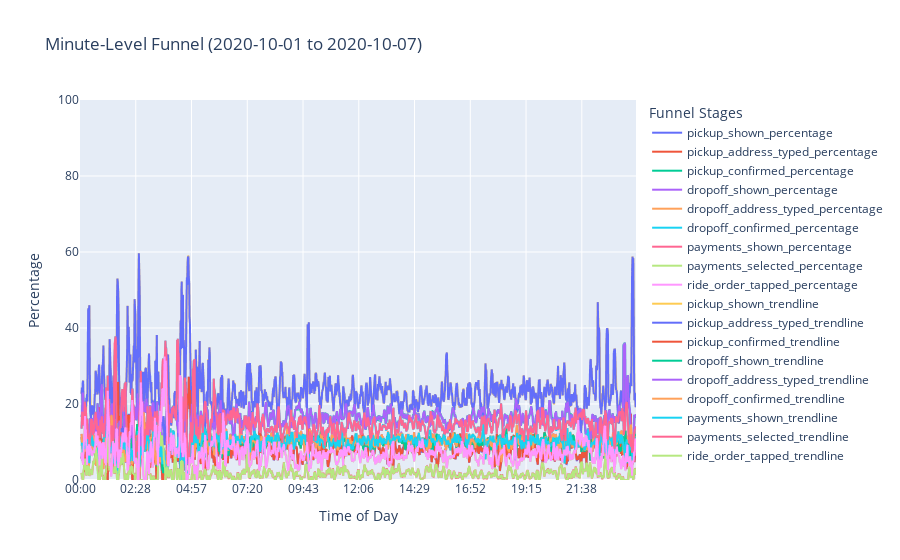

Notebook cell for this chart:
### Markdown cell above
#### MINUTE-LEVEL FUNNEL

### Code cell
# Convert 'timestamp' to datetime
df['timestamp'] = pd.to_datetime(df['timestamp'])

# Define your funnel stages
funnel_stages = {
    "pickup_shown": "pickup_shown",
    "pickup_address_typed": "pickup_address_typed",
    "pickup_confirmed": "pickup_confirmed",
    "dropoff_shown": "dropoff_shown",
    "dropoff_address_typed": "dropoff_address_typed",
    "dropoff_confirmed": "dropoff_confirmed",
    "payments_shown": "payments_shown",
    "payments_selected": "payments_selected",
    "ride_order_tapped": "ride_order_tapped"
}

# Define the date range
start_date = pd.Timestamp('2020-10-01')
end_date = pd.Timestamp('2020-10-07')

# Filter the data for the specified date range
filtered_df = df[(df['timestamp'] >= start_date) & (df['timestamp'] <= end_date)]

# Create a pivot table to count events for each stage and minute of the day
pivot_df = pd.pivot_table(filtered_df, index=filtered_df['timestamp'].dt.strftime('%H:%M'), columns=filtered_df['event_name'], values='device_id', aggfunc='nunique', fill_value=0)

# Calculate the total devices for each minute of the day
pivot_df['total_devices'] = pivot_df[funnel_stages.values()].sum(axis=1)

# Calculate the percentages for each stage in each minute of the day
for stage in funnel_stages:
    pivot_df[f'{stage}_percentage'] = (pivot_df[stage] / pivot_df['total_devices']) * 100

# Apply a smoothing technique (e.g., 5-minute moving average) to reduce noise
pivot_df_smoothed = pivot_df.rolling(window=5).mean()

# Create an interactive plot with smoothed data
fig = px.line(pivot_df_smoothed, x=pivot_df_smoothed.index, y=[f'{stage}_percentage' for stage in funnel_stages.keys()], title="Minute-Level Funnel (2020-10-01 to 2020-10-07)")

# Customize the plot appearance
fig.update_layout(
    xaxis_title="Time of Day",
    yaxis_title="Percentage",
    showlegend=True,  # Display legend for stages
    legend_title="Funnel Stages",
    xaxis=dict(tickmode='auto', nticks=10),  # Customize x-axis ticks for readability
    yaxis=dict(range=[0, 100]),  # Set a fixed y-axis range
)

# Add trendlines for each stage
for stage in funnel_stages:
    fig.add_trace(go.Scatter(x=pivot_df_smoothed.index, y=pivot_df_smoothed[f'{stage}_percentage'], mode='lines', name=f'{stage}_trendline'))

# Show the plot
fig.show()

### Figure 1 — Plotly figure (JSON) as saved in the notebook; plotly's stock layout.template omitted (floating-point values rounded to 4 significant figures; data arrays with more than 128 entries replaced by an {"elided": "..."} marker saying what was removed)
{"data": [{"hovertemplate": "variable=pickup_shown_percentage<br>timestamp=%{x}<br>value=%{y}<extra></extra>", "legendgroup": "pickup_shown_percentage", "line": {"color": "#636efa", "dash": "solid"}, "marker": {"symbol": "circle"}, "mode": "lines", "name": "pickup_shown_percentage", "showlegend": true, "type": "scattergl", "x": {"elided": "1427 str values"}, "xaxis": "x", "y": {"elided": "1427 float values"}, "yaxis": "y"}, {"hovertemplate": "variable=pickup_address_typed_percentage<br>timestamp=%{x}<br>value=%{y}<extra></extra>", "legendgroup": "pickup_address_typed_percentage", "line": {"color": "#EF553B", "dash": "solid"}, "marker": {"symbol": "circle"}, "mode": "lines", "name": "pickup_address_typed_percentage", "showlegend": true, "type": "scattergl", "x": {"elided": "1427 str values"}, "xaxis": "x", "y": {"elided": "1427 float values"}, "yaxis": "y"}, {"hovertemplate": "variable=pickup_confirmed_percentage<br>timestamp=%{x}<br>value=%{y}<extra></extra>", "legendgroup": "pickup_confirmed_percentage", "line": {"color": "#00cc96", "dash": "solid"}, "marker": {"symbol": "circle"}, "mode": "lines", "name": "pickup_confirmed_percentage", "showlegend": true, "type": "scattergl", "x": {"elided": "1427 str values"}, "xaxis": "x", "y": {"elided": "1427 float values"}, "yaxis": "y"}, {"hovertemplate": "variable=dropoff_shown_percentage<br>timestamp=%{x}<br>value=%{y}<extra></extra>", "legendgroup": "dropoff_shown_percentage", "line": {"color": "#ab63fa", "dash": "solid"}, "marker": {"symbol": "circle"}, "mode": "lines", "name": "dropoff_shown_percentage", "showlegend": true, "type": "scattergl", "x": {"elided": "1427 str values"}, "xaxis": "x", "y": {"elided": "1427 float values"}, "yaxis": "y"}, {"hovertemplate": "variable=dropoff_address_typed_percentage<br>timestamp=%{x}<br>value=%{y}<extra></extra>", "legendgroup": "dropoff_address_typed_percentage", "line": {"color": "#FFA15A", "dash": "solid"}, "marker": {"symbol": "circle"}, "mode": "lines", "name": "dropoff_address_typed_percentage", "showlegend": true, "type": "scattergl", "x": {"elided": "1427 str values"}, "xaxis": "x", "y": {"elided": "1427 float values"}, "yaxis": "y"}, {"hovertemplate": "variable=dropoff_confirmed_percentage<br>timestamp=%{x}<br>value=%{y}<extra></extra>", "legendgroup": "dropoff_confirmed_percentage", "line": {"color": "#19d3f3", "dash": "solid"}, "marker": {"symbol": "circle"}, "mode": "lines", "name": "dropoff_confirmed_percentage", "showlegend": true, "type": "scattergl", "x": {"elided": "1427 str values"}, "xaxis": "x", "y": {"elided": "1427 float values"}, "yaxis": "y"}, {"hovertemplate": "variable=payments_shown_percentage<br>timestamp=%{x}<br>value=%{y}<extra></extra>", "legendgroup": "payments_shown_percentage", "line": {"color": "#FF6692", "dash": "solid"}, "marker": {"symbol": "circle"}, "mode": "lines", "name": "payments_shown_percentage", "showlegend": true, "type": "scattergl", "x": {"elided": "1427 str values"}, "xaxis": "x", "y": {"elided": "1427 float values"}, "yaxis": "y"}, {"hovertemplate": "variable=payments_selected_percentage<br>timestamp=%{x}<br>value=%{y}<extra></extra>", "legendgroup": "payments_selected_percentage", "line": {"color": "#B6E880", "dash": "solid"}, "marker": {"symbol": "circle"}, "mode": "lines", "name": "payments_selected_percentage", "showlegend": true, "type": "scattergl", "x": {"elided": "1427 str values"}, "xaxis": "x", "y": {"elided": "1427 float values"}, "yaxis": "y"}, {"hovertemplate": "variable=ride_order_tapped_percentage<br>timestamp=%{x}<br>value=%{y}<extra></extra>", "legendgroup": "ride_order_tapped_percentage", "line": {"color": "#FF97FF", "dash": "solid"}, "marker": {"symbol": "circle"}, "mode": "lines", "name": "ride_order_tapped_percentage", "showlegend": true, "type": "scattergl", "x": {"elided": "1427 str values"}, "xaxis": "x", "y": {"elided": "1427 float values"}, "yaxis": "y"}, {"mode": "lines", "name": "pickup_shown_trendline", "type": "scatter", "x": {"elided": "1427 str values"}, "y": {"elided": "1427 float values"}}, {"mode": "lines", "name": "pickup_address_typed_trendline", "type": "scatter", "x": {"elided": "1427 str values"}, "y": {"elided": "1427 float values"}}, {"mode": "lines", "name": "pickup_confirmed_trendline", "type": "scatter", "x": {"elided": "1427 str values"}, "y": {"elided": "1427 float values"}}, {"mode": "lines", "name": "dropoff_shown_trendline", "type": "scatter", "x": {"elided": "1427 str values"}, "y": {"elided": "1427 float values"}}, {"mode": "lines", "name": "dropoff_address_typed_trendline", "type": "scatter", "x": {"elided": "1427 str values"}, "y": {"elided": "1427 float values"}}, {"mode": "lines", "name": "dropoff_confirmed_trendline", "type": "scatter", "x": {"elided": "1427 str values"}, "y": {"elided": "1427 float values"}}, {"mode": "lines", "name": "payments_shown_trendline", "type": "scatter", "x": {"elided": "1427 str values"}, "y": {"elided": "1427 float values"}}, {"mode": "lines", "name": "payments_selected_trendline", "type": "scatter", "x": {"elided": "1427 str values"}, "y": {"elided": "1427 float values"}}, {"mode": "lines", "name": "ride_order_tapped_trendline", "type": "scatter", "x": {"elided": "1427 str values"}, "y": {"elided": "1427 float values"}}], "layout": {"legend": {"title": {"text": "Funnel Stages"}, "tracegroupgap": 0}, "showlegend": true, "title": {"text": "Minute-Level Funnel (2020-10-01 to 2020-10-07)"}, "xaxis": {"anchor": "y", "domain": [0, 1], "nticks": 10, "tickmode": "auto", "title": {"text": "Time of Day"}}, "yaxis": {"anchor": "x", "domain": [0, 1], "range": [0, 100], "title": {"text": "Percentage"}}}}
